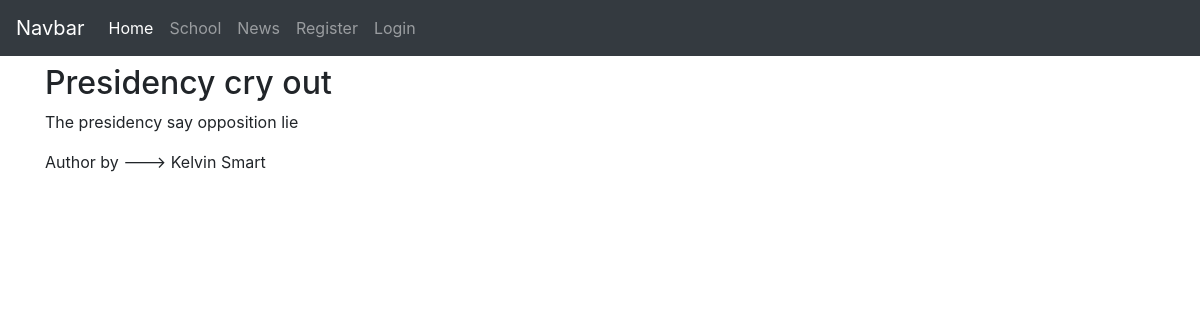
The page /news/1/ on the database its author committed.
### news/models.py (models this page shows, shortened)
class NewsPost(models.Model):
    title = models.CharField(max_length=50)
    content = models.CharField(max_length=200)
    author = models.CharField(max_length=50)

### news/views.py (the view)
# urls.py: path('<int:post_id>/', views.single_post, name="single_post"),
def single_post(request, post_id):
    obj = get_object_or_404(NewsPost, id=post_id)
    template_name = "single_post.html"
    context = {"newspost": obj}
    return render(request, template_name, context)

### news/templates/single_post.html (shortened to what this page needs)
{% extends 'base.html' %}
{% block content %}
    <div>
        <h2>{{newspost.title}}</h2>
        <p>{{newspost.content}}</p>
        <p>Author by ---> {{newspost.author}}</p>
    </div>
{% endblock  %}

### rows shown on the page
NewsPost: title "Presidency cry out", content "The presidency say opposition lie", author "Kelvin Smart"
